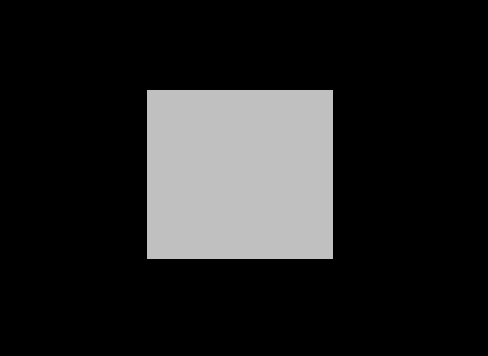
#> input picture E04/code/conveyor_belt.PNG, 488 x 356 px, found by its file name
$ python task_1d.py   (older library calls are emulated)
#> lines starting #> are read from the running program, lines starting #| are printed output that depends on the picture; after the words box and inside, x2 and y2 are one past the last pixel; in counts of white or black regions, pixels touching at a corner belong together
# -*- coding: utf-8 -*-
# *****************************************************************************
#Module:    Bildverarbeitung 1
#
#Exercise:  04 Histograms, Filters, Convolution and Fourier-Transform
#
#Authors:   Brand,      Axel       (6145101)
#           Elfaramawy, Nourhan    (6517858)
#           Toprak,     Sibel      (6712316)
# *****************************************************************************

# *****
# CONVOLUTION
# *****

from scipy import misc
from scipy import signal
from numpy.fft import fft2, ifft2

B1 = misc.imread('conveyor_belt.png', flatten=True)
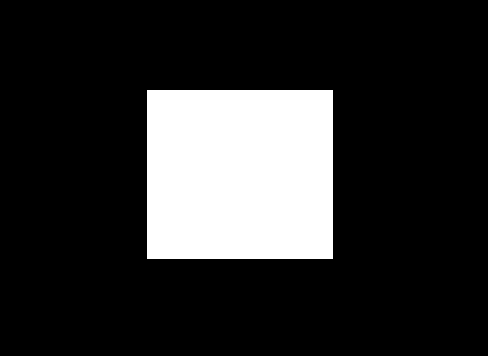
#> B1: shape (356, 488) float32; values 0 (black) and 192 (white), 18.1% white; 1 white region, box (x1, y1, x2, y2) and area: (147, 90, 333, 259) 31434
B2 = fft2(B1)**2
misc.imsave('convolution_result.png', ifft2(B2).real)
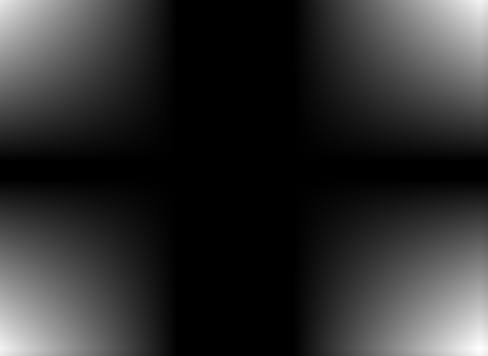
#> saved as convolution_result.png: PIL image 488x356 L; min 0, max 255, mean 46.1
